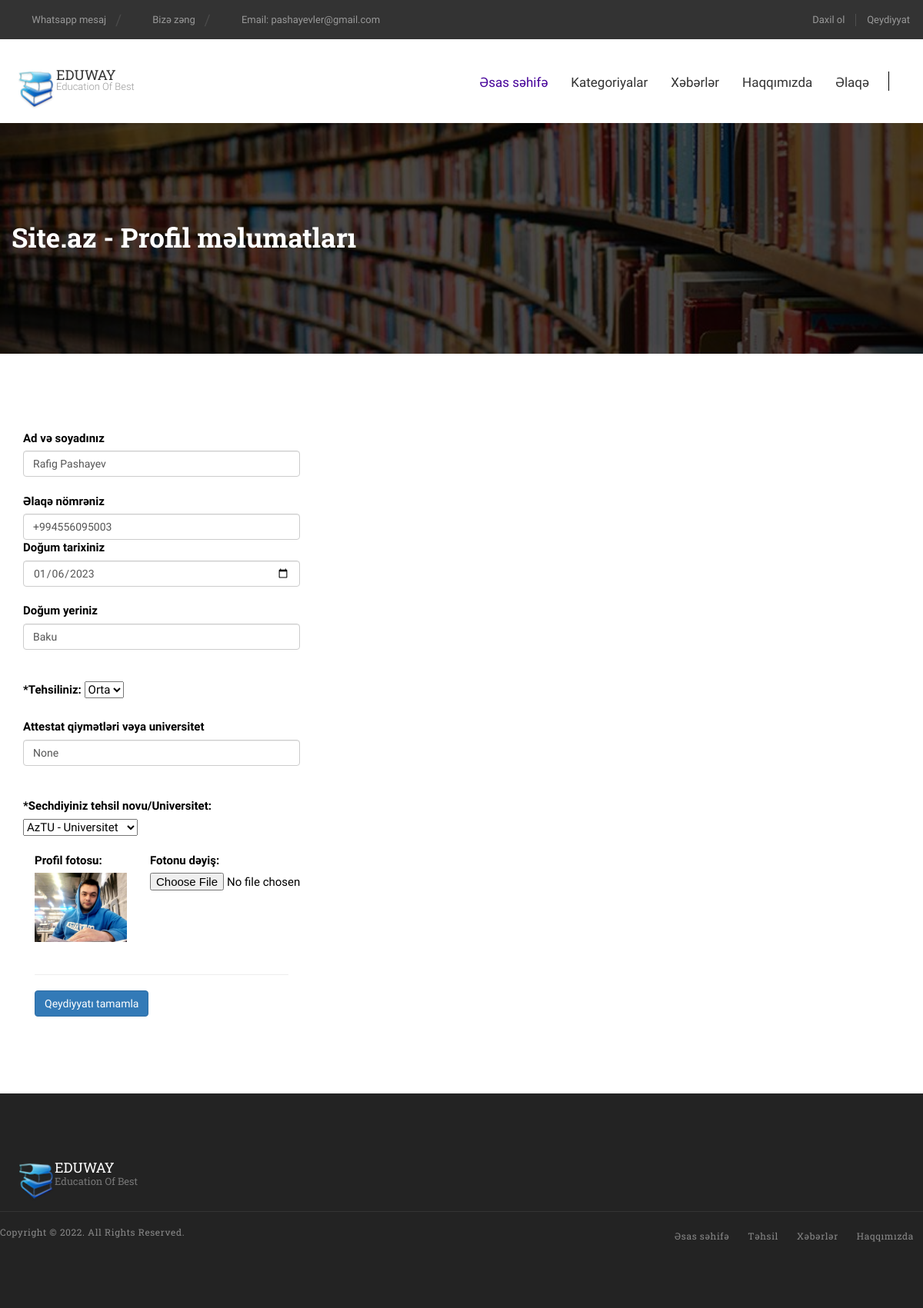
The app's page /update_profile/1 with its own data.
### models.py (models this page shows)
class SiteSettings(Base):
    __tablename__ = 'site_settings'
    id = Column(Integer, primary_key=True)
    site_title = Column(String, nullable=True)
    site_description = Column(Text, nullable=True)
    site_logo = Column(Text, nullable=True)
    site_slogan = Column(String, nullable=True)
    phone = Column(String, nullable=True)
    wp_number = Column(String, nullable=True)
    wp_text = Column(String, nullable=True)
    is_active = Column(Boolean, default=True)
    site_about = Column(Text, nullable=True)
    about_teams = Column(Text, nullable=True)
    site_email = Column(String, nullable=True)
    address = Column(String, nullable=True)
    google_map = Column(String, nullable=True)
    youtube_video = Column(String, nullable=True)
    facebook = Column(Text, nullable=True)
    instagram = Column(Text, nullable=True)
    linkedin = Column(Text, nullable=True)
    monday = Column(String, nullable=True)
    tuesday = Column(String, nullable=True)
    wednesday = Column(String, nullable=True)
    thursday = Column(String, nullable=True)
    friday = Column(String, nullable=True)
    saturday = Column(String, nullable=True)
    sunday = Column(String, nullable=True)

class User(Base):
    __tablename__ = 'user'
    id = Column(Integer, primary_key=True, index=True)
    email = Column(String(100), nullable=False, unique=True,index=True)
    password = Column(String(50), nullable= False)
    is_active = Column(Boolean, default=True)
    admin_user = Column(Boolean, default=False)
    profile_picture = Column(String, nullable=True)
    education_files = Column(Text, nullable=True)
    name_surname = Column(String(120), nullable=True)
    age = Column(Integer, nullable=True)
    city = Column(String(50), nullable=True)
    phone = Column(String(20),nullable=True)
    education = Column(String(50), nullable=True)
    certificate_points = Column(String(200), nullable=True)
    about = Column(Text, nullable=True)
    select_university_id = Column(Integer, ForeignKey("education.id"), default=None)
    select_university = relationship("Education", back_populates="select_education", cascade="all, delete")
    created_at = Column(String, default=datetime.now())
    updated_at = Column(DateTime, onupdate=datetime.now())

### routers/user.py (the view)
@user.get("/update_profile/{id}")
def update_profile(id: int, request: Request, db: Session = Depends(database.get_db)):
    site_settings = db.query(models.SiteSettings).filter_by(id=1).first()
    if site_settings:
        if site_settings.is_active is None:
            return closed()
        else:
            user = db.query(models.User).filter_by(id=id).first()
            edu = db.query(models.Education).all()
            categories = db.query(models.EduCategory).all()
            news_category = db.query(models.NewsCategory).all()
            page_title = site_settings.site_title +" - Profil məlumatları"
            return templates.TemplateResponse("site/route/update_profile.html", {"request":request, "user":user, "edu":edu, "categories":categories,
                                                                                "news_category":news_category, "page_title":page_title, "site_settings":site_settings})

### templates/site/route/update_profile.html (shortened to what this page needs)
{% include 'site/route/header.html' %}
<body data-offset="200" data-spy="scroll" data-target=".ow-navigation">
	{% include 'site/route/topnav.html' %}
	<div class="container-fluid no-padding pagebanner">
		<div class="container">
			<div class="pagebanner-content">
				<h3>{{ page_title }}</h3>
			</div>
		</div>
	</div>
	<div class="container event-section">
		<div class="section-padding"></div>
		<div class="event-block">
            {% if user %}
            <div class="col-md-4">
              <form method="POST" enctype="multipart/form-data">
                  <div class="mb-4">
                    <label for="name_surname" class="form-label">Ad və soyadınız</label>
                    <input type="text" class="form-control" name="name_surname" value="{{ user.name_surname }}" required>
                  </div><br/>
                  <div class="mb-3">
                    <label for="phone" class="form-label">Əlaqə nömrəniz</label>
                    <input type="text" class="form-control" name="phone" value="{{ user.phone }}" required>
                  </div>
                  <div class="mb-3">
                      <label for="age" class="form-label">Doğum tarixiniz</label>
                      <input type="date" class="form-control" name="age" value="{{ user.age }}" aria-describedby="inputGroupPrepend">
                  </div><br/>
                  <div class="mb-3">
                    <label for="city" class="form-label">Doğum yeriniz</label>
                    <input type="text" class="form-control" name="city" value="{{ user.city }}" required>
                  </div>
                  <div class="mb-3"><br/>
                      <label for="education" class="form-label"><br/><b>*Tehsiliniz:</b></label>
                      <select class="form-select" name="education" aria-label="Default select example">
                          <option value="Orta">Orta</option>
                        </select>
                  </div><br/>
                  <div class="mb-3">
                    <label for="certificate_points" class="form-label">Attestat qiymətləri vəya universitet</label>
                    <input type="text" class="form-control" name="certificate_points" value="{{ user.certificate_points }}" required>
                  </div>
                  {% if edu %}
                  <div class="mb-3"><br/>
                      <label for="select_university_id"><br/><b>*Sechdiyiniz tehsil novu/Universitet:</b></label>
                      <select class="form-select" name="select_university_id">
                          {% for i in edu %}
                            {% if user.select_university_id == i.id %}
                              <option value="{{i.id}}" selected>{{ i.name }} - {{ i.education_type }}</option>
                            {% else %}
                              <option value="{{i.id}}">{{ i.name }} - {{ i.education_type }}</option>
                            {% endif %}
                          {% endfor %}
                        </select>
                  </div>
                  {% endif %}<br/>
                  {% if user.profile_picture %}
                      <div class="col-md-5">
                          <label for="name" class="form-label"><b>Profil fotosu:</b></label><br/>
                          <img src="/static/profile_pictures/{{ user.profile_picture }}" width="100%"><br/>
                      </div>
                      <div class="col-md-5">
                          <label for="file" class="form-label"><b>Fotonu dəyiş:</b><br/></label>
                          <input type="file" name="file">
                        </div>
                  {% else %}
                      <div class="col-md-5">
                          <label for="file" class="form-label"><b>Foto elave et:</b><br/></label>
                          <input type="file" name="file">
                      </div>
                  {% endif %}
                  <div class="col-md-12">
                      <br/>
                    <hr>
                    <button class="btn btn-primary" type="submit">Qeydiyyatı tamamla</button>
                  </div>
                </form>
              </div>
            {% endif %}
          </div>
		</div>
		<div class="section-padding"></div>
	{% include 'site/route/footer.html' %}
</body>
</html>

### templates/site/route/topnav.html (shortened to what this page needs)
	<header class="header-main container-fluid no-padding">
		<div class="top-header container-fluid no-padding">
			<div class="container">
				{% if site_settings %}
				<div class="topheader-left">
					<a href="https://wa.me/{{ site_settings.wp_number }}?text={{ site_settings.wp_text }}" title="{{ site_settings.phone }}"><i class="fa fa-mobile" aria-hidden="true"></i>Whatsapp mesaj</a>
					<a href="tel:{{ site_settings.phone }}" title="{{ site_settings.phone }}"><i class="fa fa-mobile" aria-hidden="true"></i>Bizə zəng</a>
					<a href="mailto:{{ site_settings.site_email }}" title="{{ site_settings.site_email }}"><i class="fa fa-envelope-o" aria-hidden="true"></i>Email: {{ site_settings.site_email }}</a>
				</div>
				{% endif %}
				<div class="topheader-right">
					<a href="/login" title="Login"><i class="fa fa-sign-out" aria-hidden="true"></i>Daxil ol</a>
					<a href="/registration" title="Register">Qeydiyyat</a>
				</div>
			</div>
		</div>
		<div class="menu-block container-fluid no-padding">
			<div class="container">
				<div class="row">
					<nav class="navbar ow-navigation">
						<div class="col-md-3">
							<div class="navbar-header">
								{% if site_settings %}
								<a title="Logo" href="/" class="navbar-brand"><img src="{{ url_for('static', path='site/images/logo.png') }}" alt="logo"/>{{ site_settings.site_logo }}<span>{{ site_settings.site_slogan }}</span></a>
								{% endif %}
							</div>
						</div>
						<div class="col-md-9">
							<div class="navbar-collapse collapse" id="navbar">
								<ul class="nav navbar-nav menubar">
									<li class="dropdown active">
										<a aria-expanded="false" aria-haspopup="true" href="/" role="button" class="dropdown-toggle" title="Home">Əsas səhifə</a>
									<li class="dropdown">
										<a aria-expanded="false"  href="/educations" aria-haspopup="true" role="button" class="dropdown-toggle" title="Kateqoriyalar">Kategoriyalar</a>
									</li>
									<li class="dropdown">
										<a aria-expanded="false"  href="/news" aria-haspopup="true" role="button" class="dropdown-toggle" title="Xeberler">Xəbərlər</a>
									</li>
									<li><a title="Haqqimizda" href="/about">Haqqımızda</a></li>
									<li><a title="Contact" href="/contact">Əlaqə</a></li>
								</ul>
							</div>
						</div>
					</nav>
					<div class="menu-search">
						<div id="sb-search" class="sb-search">
							<form>
								<input class="sb-search-input" placeholder="Axtarmaq istədiyin..." type="text" value="" name="search" id="search" />
								<button class="sb-search-submit"><i class="fa fa-search"></i></button>
							</form>
						</div>
					</div>
				</div>
			</div>
		</div>
	</header>

### templates/site/route/footer.html (shortened to what this page needs)
<footer class="footer-main container-fluid no-padding">
    <div class="container">
        <div class="row">
            <div class="col-md-12 col-sm-6">
                <aside class="ftr-widget about_widget">
                    {% if site_settings %}
                        <a class="footer-logo" href="/" title="Logo"><img alt="logo" src="{{ url_for('static', path='site/images/logo.png') }}">{{ site_settings.site_logo }}<span>{{ site_settings.site_slogan }}</span></a><br/>
                    <ul>
                    {% if site_settings.facebook %}
                        <li><a href="{{ site_settings.facebook }}" title="Facebook"><i class="fa fa-facebook"></i></a></li>
                    {% endif %}
                    {% if site_settings.instagram %}
                        <li><a href="{{ site_settings.instagram }}" title="Instagram"><i class="fa fa-instagram"></i></a></li>
                    {% endif %}
                    </ul>
                    {% endif %}
                   </aside>
            </div>
        <div class="footer-bottom col-md-12 col-sm-12 no-padding">
            <div class="copyright no-padding">
                <span>Copyright &copy; 2022. All Rights Reserved.</span>
            </div>
            <nav class="navbar ow-navigation">
                <div id="navbar2" class="navbar-collapse collapse">
                    <ul class="nav navbar-nav">
                        <li><a href="/" title="Home">Əsas səhifə</a></li>
                        <li><a href="/educations" title="Təhsil">Təhsil</a></li>
                        <li><a href="/news" title="Xəbərlər">Xəbərlər</a></li>
                        <li><a href="/about" title="Haqqımızda">Haqqımızda</a></li>
                    </ul>
                </div>
            </nav>
        </div>
    </div>
</footer>

### static/site/css/navigation-menu.css (style rules this page uses)
.ow-navigation { display: inline-block; width: 100%; border: none; border-radius: 0; margin-bottom: 0; min-height: 1px; float: left; }
.ow-navigation .nav.navbar-nav > li { margin: 0 15px; }
.ow-navigation .nav.navbar-nav > li:first-of-type { margin-left: 0; }
.ow-navigation .nav.navbar-nav > li:last-of-type { margin-right: 0; }
.ow-navigation .nav.navbar-nav li > a { color: #333; font-size: 17px; line-height: 26px; text-transform: inherit; padding: 0; margin-top: 43px; margin-bottom: 40px; font-weight: 400; transition: all 1s ease 0s; -webkit-transition: all 1s ease 0s; -moz-transition: all 1s ease 0s; -o-transition: all 1s ease 0s; position: relative; }
.ow-navigation .nav.navbar-nav > li a:hover, .ow-navigation .nav.navbar-nav > li.active > a { color: #450099; }
.ow-navigation .nav.navbar-nav > li.active > a, .ow-navigation .nav.navbar-nav > li.active:hover > a, .ow-navigation .nav.navbar-nav > li.active:focus > a, .ow-navigation .nav.navbar-nav > li:hover > a, .ow-navigation .nav.navbar-nav > li:focus > a, .ow-navigation .nav.navbar-nav > li > a:hover, .ow-navigation .nav.navbar-nav > li > a:focus, .ow-navigation .dropdown-menu li:hover > a, .ow-navigation .dropdown-menu li > a:hover { background-color: transparent; }
@media (min-width: 992px) { .ow-navigation .navbar-brand { height: auto; padding: 5px 0 0 58px; position: relative; font-size: 18px; color: #333; line-height: 16px; font-weight: 400; text-transform: uppercase; font-family: 'Roboto Slab', serif; margin-top: 33px; } }
@media (min-width: 992px) { .ow-navigation .navbar-brand > img { position: absolute; left: 0; top: 0; } }
@media (min-width: 992px) { .ow-navigation .navbar-brand > span { display: block; font-weight: 300; font-size: 13px; line-height: 16px; font-family: 'Roboto', sans-serif; text-transform: capitalize; color: #999; } }
@media (min-width: 992px) { .menu-block .navbar-collapse { padding-left: 0; padding-right: 0; float: right; display: inline-block; margin-right: 55px; margin-top: 0; } }

### records on screen
SiteSettings: site_email "pashayevler@gmail.com", site_logo "EDUWAY", site_slogan "Education Of Best"
User: name_surname "Rafig Pashayev", phone "+994556095003", age "01/06/2023", city "Baku", certificate_points "None", profile_picture (picture)

### other values on screen
{{ page_title }} "Site.az - Profil məlumatları"
form field select_university_id "AzTU - Universitet"
